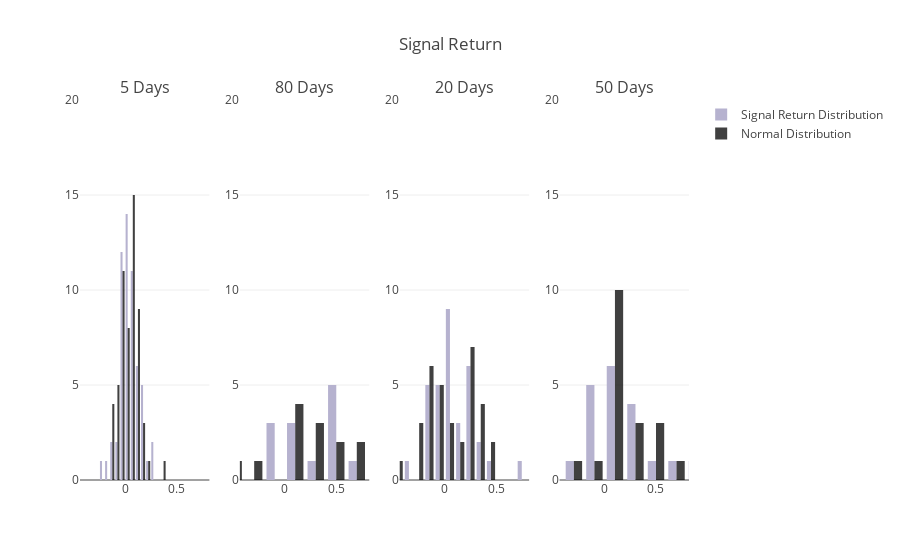

Notebook source saved alongside this figure:
### Markdown cell above
## Outliers
You might have noticed the outliers in the 10 and 20 day histograms. To better visualize the outliers, let's compare the 5, 10, and 20 day signals returns to normal distributions with the same mean and deviation for each signal return distributions.

### Code cell
project_helper.plot_signal_to_normal_histograms(
    [signal_return_5, signal_return_80, signal_return_20, signal_return_50],
    'Signal Return',
    ('5 Days', '80 Days', '20 Days', '50 Days'))

### Figure 1 — Plotly figure (JSON) as saved in the notebook; plotly's stock layout.template omitted (floating-point values rounded to 4 significant figures)
{"data": [{"marker": {"color": "#B6B2CF"}, "name": "Signal Return Distribution", "showlegend": true, "type": "histogram", "x": [0.005079, -0.02068, -0.02936, 0.02317, -0.005699, 0.0551, 0.0167, 0.1058, 0.1877, 0.0641, -0.04192, 0.01495, 0.05993, -0.03026, 0.1312, 0.02295, 0.2567, 0.01747, -0.002021, 0.04562, -0.04119, -0.007115, 0.1167, 0.07847, -0.1201, -0.04261, 0.06065, 0.04374, 0.03576, 0.101, 0.08935, 0.04549, 0.1796, -0.06517, 0.04351, -0.114, 0.06027, 0.1784, 0.005864, 0.1989, -0.04249, 0.1371, 0.02255, 0.1186, 0.181, -0.02721, 0.01125, 0.06383, -0.1659, 0.06094, 0.05803, -0.07072, 0.05016, 0.2614, -0.02056, 0.2098, -0.2006], "xaxis": "x1", "yaxis": "y1"}, {"marker": {"color": "rgba(0, 0, 0, 0.75)"}, "name": "Normal Distribution", "showlegend": true, "type": "histogram", "x": [0.1133, 0.02159, -0.03022, 0.05703, 0.05628, -0.02865, 0.04057, -0.1091, 0.1182, 0.08497, 0.1126, -0.04176, 0.08658, 0.0865, -0.01406, -0.0483, -0.03733, -0.07695, 0.08613, 0.1007, -0.0743, 0.1366, -0.06428, 0.3529, 0.1732, 0.1101, 0.1676, -0.05375, 0.02282, 0.1347, -0.03319, 0.05671, 0.09305, 0.05678, -0.1322, 0.1629, -0.1183, 0.0133, 0.0599, 0.05783, -0.02113, -0.04722, 0.06664, 0.08115, 0.04776, 0.02285, -0.09762, -0.1406, 0.05387, 0.006939, 0.2265, 0.09595, -0.04221, 0.1063, -0.03788, 0.1276, 0.04961], "xaxis": "x1", "yaxis": "y1"}, {"marker": {"color": "#B6B2CF"}, "name": "Signal Return Distribution", "showlegend": false, "type": "histogram", "x": [-0.1539, -0.0841, 0.5425, 0.02465, 0.1875, 0.1926, 0.3454, 0.4073, 0.5287, 0.5503, 0.579, -0.4396, -0.1038, 0.7209], "xaxis": "x2", "yaxis": "y2"}, {"marker": {"color": "rgba(0, 0, 0, 0.75)"}, "name": "Normal Distribution", "showlegend": false, "type": "histogram", "x": [0.3152, 0.05855, 0.4081, -0.512, 0.838, 0.5898, 0.04644, 0.02238, -0.297, 0.3363, 0.3104, 0.1736, 0.6741, 0.6785], "xaxis": "x2", "yaxis": "y2"}, {"marker": {"color": "#B6B2CF"}, "name": "Signal Return Distribution", "showlegend": false, "type": "histogram", "x": [-0.01809, 0.07079, 0.004869, 0.2343, -0.1176, 0.02909, -0.05364, 0.03969, 0.4919, -0.01338, 0.08319, 0.00634, 0.1062, -0.107, 0.1263, -0.09868, 0.373, 0.2257, -0.176, 0.1513, 0.2605, -0.3132, 0.2526, 0.2476, 0.7015, -0.1069, -0.05291, -0.1117, 0.008733, 0.09447, 0.3466, 0.01461, 0.2385], "xaxis": "x3", "yaxis": "y3"}, {"marker": {"color": "rgba(0, 0, 0, 0.75)"}, "name": "Normal Distribution", "showlegend": false, "type": "histogram", "x": [0.381, 0.4674, 0.2364, 0.2094, 0.3576, -0.06986, -0.0125, -0.1122, 0.1144, -0.44, -0.1656, -0.2452, 0.2707, 0.2298, 0.1627, -0.004705, 0.0396, -0.2257, 0.4162, -0.1825, 0.3218, -0.1687, 0.06692, -0.106, 0.2377, -0.09162, 0.04559, -0.1838, -0.2881, 0.3391, 0.2889, 0.2194, -0.07906], "xaxis": "x3", "yaxis": "y3"}, {"marker": {"color": "#B6B2CF"}, "name": "Signal Return Distribution", "showlegend": false, "type": "histogram", "x": [-0.1573, 0.1136, 0.4185, -0.0355, -0.04255, 0.2262, 0.1439, 0.06015, 0.1396, 0.2831, 0.1161, 0.8217, -0.04854, 0.1233, 0.7352, -0.2369, -0.4258, -0.08962, 0.3148, 0.3905], "xaxis": "x4", "yaxis": "y4"}, {"marker": {"color": "rgba(0, 0, 0, 0.75)"}, "name": "Normal Distribution", "showlegend": false, "type": "histogram", "x": [0.5068, 0.1632, 0.1748, 0.244, 0.1692, 0.1198, 0.2745, 0.1926, 0.5106, 0.8158, 0.02609, -0.294, -0.1582, 0.5006, 0.07573, 0.003213, 0.1538, 0.382, 0.1303, 0.6383], "xaxis": "x4", "yaxis": "y4"}], "layout": {"annotations": [{"font": {"size": 16}, "showarrow": false, "text": "5 Days", "x": 0.1062, "xanchor": "center", "xref": "paper", "y": 1, "yanchor": "bottom", "yref": "paper"}, {"font": {"size": 16}, "showarrow": false, "text": "80 Days", "x": 0.3688, "xanchor": "center", "xref": "paper", "y": 1, "yanchor": "bottom", "yref": "paper"}, {"font": {"size": 16}, "showarrow": false, "text": "20 Days", "x": 0.6313, "xanchor": "center", "xref": "paper", "y": 1, "yanchor": "bottom", "yref": "paper"}, {"font": {"size": 16}, "showarrow": false, "text": "50 Days", "x": 0.8938, "xanchor": "center", "xref": "paper", "y": 1, "yanchor": "bottom", "yref": "paper"}], "title": "Signal Return", "xaxis1": {"anchor": "y1", "domain": [0, 0.2125], "range": [-0.4396, 0.8217]}, "xaxis2": {"anchor": "y2", "domain": [0.2625, 0.475], "range": [-0.4396, 0.8217]}, "xaxis3": {"anchor": "y3", "domain": [0.525, 0.7375], "range": [-0.4396, 0.8217]}, "xaxis4": {"anchor": "y4", "domain": [0.7875, 1], "range": [-0.4396, 0.8217]}, "yaxis1": {"anchor": "x1", "domain": [0, 1], "range": [0, 20]}, "yaxis2": {"anchor": "x2", "domain": [0, 1], "range": [0, 20]}, "yaxis3": {"anchor": "x3", "domain": [0, 1], "range": [0, 20]}, "yaxis4": {"anchor": "x4", "domain": [0, 1], "range": [0, 20]}}}
